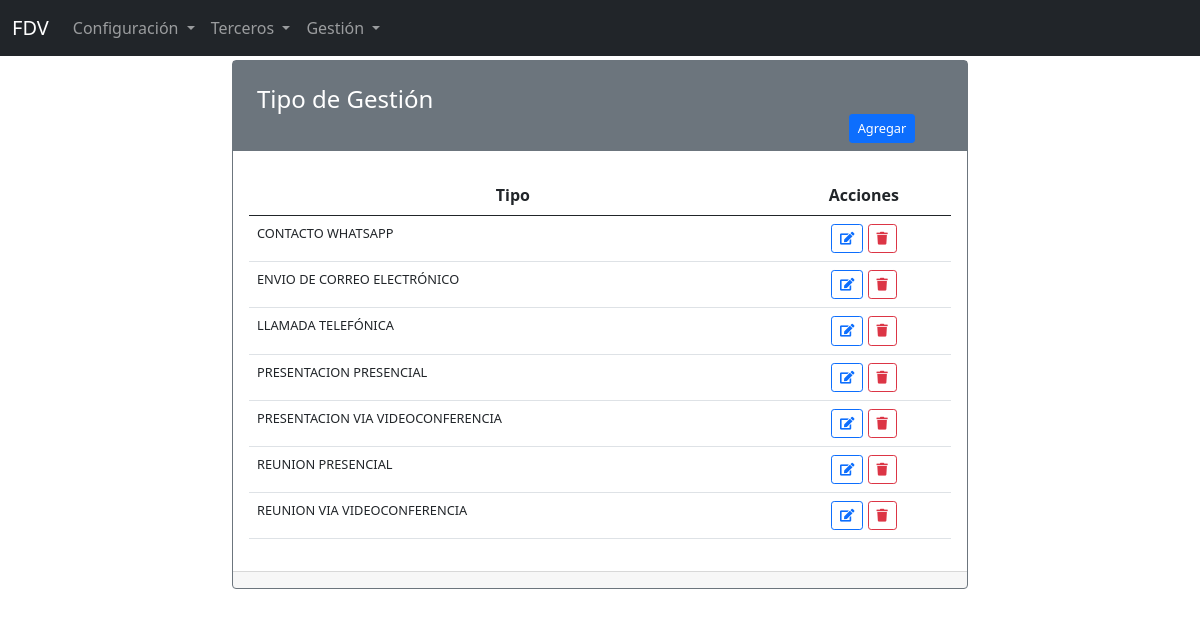
/fdv/tipogestion, run on the app's committed database.
### apps/fdv/models.py (models this page shows, shortened)
class TipoGestion(models.Model):
    id = models.BigAutoField(primary_key=True)
    descripcion = models.CharField(
        verbose_name="Descripción", max_length=50, null=False, blank=False)
    created_at = models.DateTimeField(auto_now=True)
    updated_at = models.DateTimeField(auto_now_add=True)
    class Meta:
        db_table = "tipogestiones"
        verbose_name = "Tipo de gestión"
        verbose_name_plural = "Tipos de gestión"
        ordering = ["descripcion"]

### apps/fdv/views.py (the view)
# urls.py: path('tipogestion', TipoGestionIndex.as_view(), name='tipogestion-index'),
class TipoGestionIndex(ListView):
    template_name = 'fdv/tipogestion/tipogestion_index.html'
    model = TipoGestion
    paginate_by = 7
    context_object_name = 'tipogestiones'

### templates/fdv/tipogestion/tipogestion_index.html (shortened to what this page needs)
{% extends 'layouts/layout.html' %}
{% load static %}
{% block content %}
<div class="container">
    <div class="row">
        <div class="col-12 col-sm-12 col-md-8 offset-md-2">
          <div class="card border-secondary">
            <div class="card-title text-white bg-secondary">
              <h4 class="text-left m-4 mb-0">Tipo de Gestión</h4>
              <div class="container">
              <div class="row">
                <div class="col-2 offset-10 mb-2">
                  <a class="btn btn-primary btn-sm fs-7" href="{% url 'fdv:tipogestion-create' %}">Agregar</a>
                </div>
              </div>
              </div>
          </div>
            <div class="card-body">
              <table class="table">
                  <thead>
                      <tr>
                          <th scope="col" class="text-center">Tipo</th>
                          <th scope="col" class="text-center">Acciones</th>
                      </tr>
                  </thead>
                  <tbody>
                      {% if tipogestiones %}
                          {% for tipogestion in tipogestiones %}
                          <tr>
                              <td class="fs-7">
                                  {{ tipogestion.descripcion }}
                              </td>
                              <td class="text-center">
                                  <a class="btn btn-outline-primary btn-sm fs-7" href="{% url 'fdv:tipogestion-edit' tipogestion.id %}"><i class="fas fa-edit"></i></a>
                                  <a class="btn btn-outline-danger btn-sm confirmation fs-7"  onclick="" href="{% url 'fdv:tipogestion-delete' tipogestion.id %}"><i class="fas fa-trash"></i></a>
                              </td>
                          </tr>
                          {% endfor %}
                      {% endif %}
                  </tbody>
              </table>
            </div>
          <div class="card-footer">
          </div>
        </div>
</div>
{% endblock content %}

### static/css/fa-all.css (style rules this page uses)
.fa, .fas, .far, .fal, .fad, .fab { -moz-osx-font-smoothing: grayscale; -webkit-font-smoothing: antialiased; display: inline-block; font-style: normal; font-variant: normal; text-rendering: auto; line-height: 1; }
.fa-edit:before { content: "\f044"; }
.fa-trash:before { content: "\f1f8"; }

### static/css/app.css (style rules this page uses)
body { padding-top: 60px !important; }
.fs-7 { font-size: 0.8rem; }

### data on the page
TipoGestion: descripcion "CONTACTO WHATSAPP"
TipoGestion: descripcion "ENVIO DE CORREO ELECTRÓNICO"
TipoGestion: descripcion "LLAMADA TELEFÓNICA"
TipoGestion: descripcion "PRESENTACION PRESENCIAL"
TipoGestion: descripcion "PRESENTACION VIA VIDEOCONFERENCIA"
TipoGestion: descripcion "REUNION PRESENCIAL"
TipoGestion: descripcion "REUNION VIA VIDEOCONFERENCIA"
